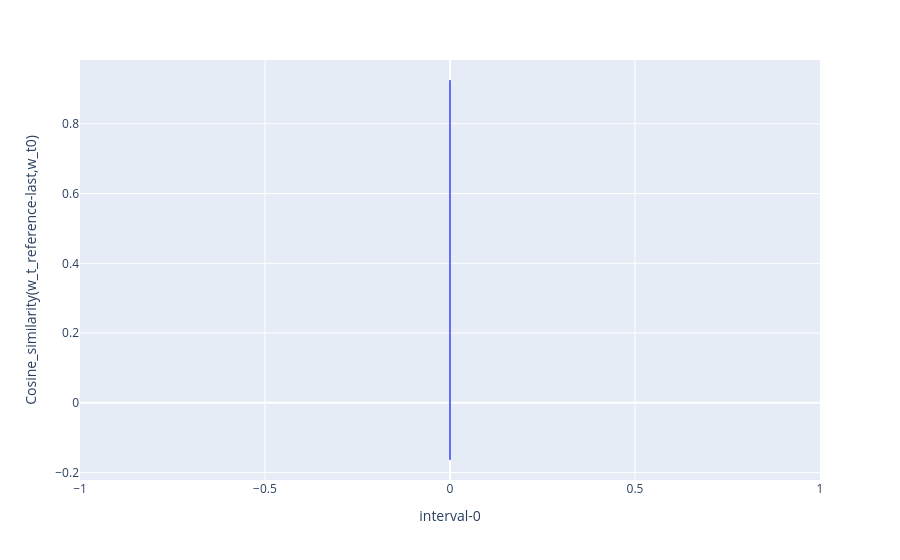

Notebook code for this chart:
### Code cell
px.line(time_series_ph[['interval-0', 'Cosine_similarity(w_t_reference-last,w_t0)']], 
        x = 'interval-0', y = 'Cosine_similarity(w_t_reference-last,w_t0)')

### Figure 1 — Plotly figure (JSON) as saved in the notebook; plotly's stock layout.template omitted (floating-point values rounded to 4 significant figures; data arrays with more than 128 entries replaced by an {"elided": "..."} marker saying what was removed)
{"data": [{"hovertemplate": "interval-0=%{x}<br>Cosine_similarity(w_t_reference-last,w_t0)=%{y}<extra></extra>", "legendgroup": "", "line": {"color": "#636efa", "dash": "solid"}, "marker": {"symbol": "circle"}, "mode": "lines", "name": "", "showlegend": false, "type": "scattergl", "x": {"elided": "13359 int values"}, "xaxis": "x", "y": {"elided": "13359 float values"}, "yaxis": "y"}], "layout": {"legend": {"tracegroupgap": 0}, "margin": {"t": 60}, "xaxis": {"anchor": "y", "domain": [0, 1], "title": {"text": "interval-0"}}, "yaxis": {"anchor": "x", "domain": [0, 1], "title": {"text": "Cosine_similarity(w_t_reference-last,w_t0)"}}}}
